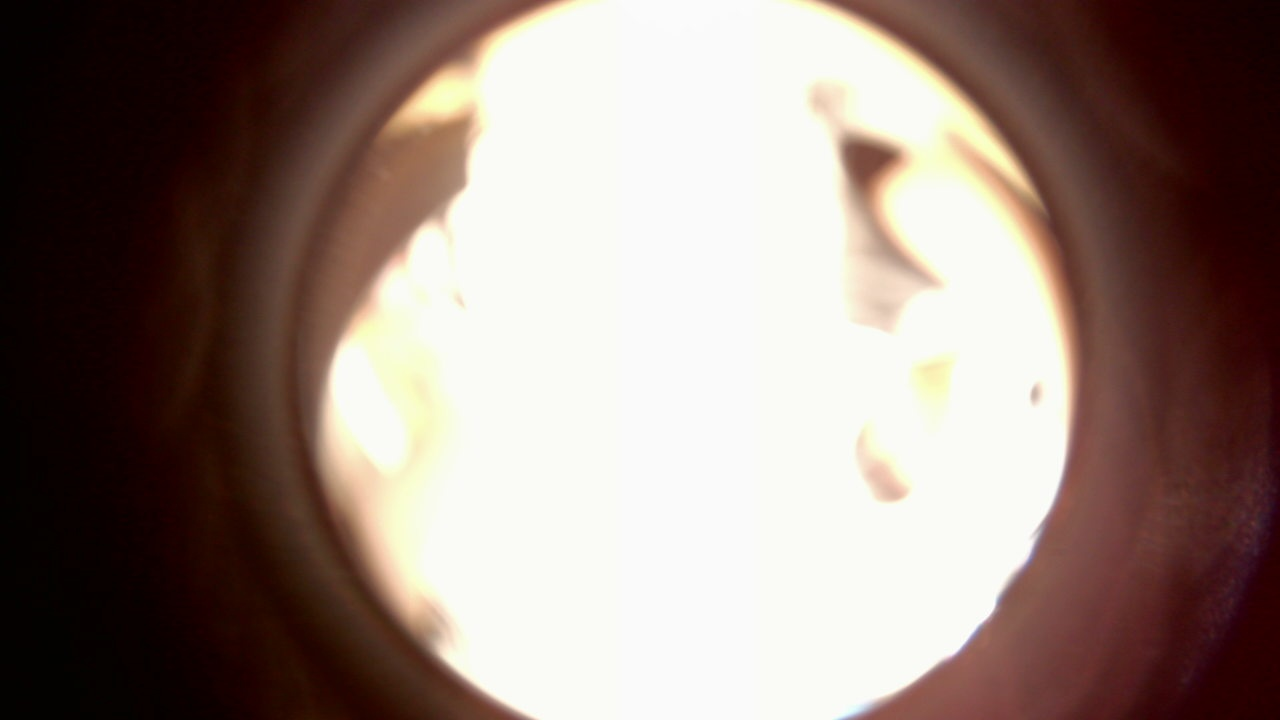
#> input picture imso2025/paste/Camera_Test/captures/capture_20250903_184325_762819.jpg, 1280 x 720 px
$ python -i sun_probe_test.py   (imports and definitions only)
#> lines starting #> are read from the running program, lines starting #| are printed output that depends on the picture; after the words box and inside, x2 and y2 are one past the last pixel; in counts of white or black regions, pixels touching at a corner belong together
#!/usr/bin/env python3
# -*- coding: utf-8 -*-

import cv2
import numpy as np
import math
import os
from datetime import datetime

# ===== 프로그램 설정값 =====
CAM_INDEX = 0            # 사용할 카메라 번호 (0 = 첫 번째 카메라)
FRAME_W, FRAME_H = 1280, 720  # 카메라 해상도 설정
OUTPUT_DIR = "./captures"     # 캡처한 이미지를 저장할 폴더

# 밝기 임계값: 이것보다 어두우면 "밝은 점이 없다"고 판단
MIN_INTENSITY = 0.25     # 0.0(완전 검은색) ~ 1.0(완전 흰색)

def find_contours_compat(binary_img):
    """
    OpenCV 버전이 달라도 똑같이 윤곽선을 찾는 함수
    - OpenCV 3.x와 4.x에서 findContours 함수의 결과가 다르기 때문
    """
    # 이진 이미지에서 윤곽선 찾기
    res = cv2.findContours(binary_img, cv2.RETR_EXTERNAL, cv2.CHAIN_APPROX_SIMPLE)

    # OpenCV 버전에 따라 결과 개수가 다름
    if len(res) == 3:     # OpenCV 3.x: (원본이미지, 윤곽선, 계층정보)
        _, contours, hierarchy = res
    else:                 # OpenCV 4.x: (윤곽선, 계층정보)
        contours, hierarchy = res
    return contours, hierarchy

# [50 lines left out: functions ensure_dir, open_camera, not called in this run]

def estimate_fisheye_circle(frame_bgr: np.ndarray):
    """
    광각/어안 카메라에서 실제 영상이 보이는 원형 영역을 찾는 함수
    - 광각 카메라는 보통 사각형 화면 안에 원형으로 영상이 나타남
    - 이 원의 중심과 반지름을 찾아서 반환

    Args:
        frame_bgr: 컬러 이미지

    Returns:
        ((중심x, 중심y), 반지름)
    """
    h, w = frame_bgr.shape[:2]  # 이미지 높이, 너비
    cx, cy = w // 2, h // 2     # 화면 중앙 좌표
    r_default = min(cx, cy)     # 기본 반지름 (화면에 맞는 최대 원)

    # 컬러 이미지를 흑백으로 변환
    gray = cv2.cvtColor(frame_bgr, cv2.COLOR_BGR2GRAY)

    # 완전히 검은 부분(값이 5 이하)을 제거하여 실제 영상 영역만 남김
    _, th = cv2.threshold(gray, 5, 255, cv2.THRESH_BINARY)

    # 흰색 영역의 윤곽선을 모두 찾기
    cnts, _ = find_contours_compat(th)

    # 윤곽선이 없으면 화면 중앙에 기본 원 반환
    if not cnts:
        return (cx, cy), r_default

    # 가장 큰 윤곽선 찾기 (보통 이게 어안 렌즈의 원형 영역)
    c = max(cnts, key=cv2.contourArea)

    # 이 윤곽선을 감싸는 가장 작은 원 구하기
    (fx, fy), fr = cv2.minEnclosingCircle(c)
    fx, fy, fr = int(fx), int(fy), int(fr)

    # 반지름이 너무 크면 기본값으로 제한
    fr = min(fr, r_default)
    return (fx, fy), fr

def make_circular_mask(h: int, w: int, center, radius: int, scale: float = 0.98) -> np.ndarray:
    """
    원형 마스크를 만드는 함수
    - 지정된 원 안쪽은 1, 바깥쪽은 0인 마스크
    - 테두리 노이즈를 피하기 위해 scale로 살짝 줄임

    Args:
        h, w: 이미지 높이, 너비
        center: 원의 중심 (x, y)
        radius: 원의 반지름
        scale: 원 크기 조절 (0.98 = 98% 크기)

    Returns:
        0과 1로 이루어진 마스크 배열
    """
    cx, cy = center
    r = int(radius * scale)  # 실제 사용할 반지름

    # 이미지의 모든 픽셀 좌표 생성
    Y, X = np.ogrid[:h, :w]

    # 각 픽셀이 원 안에 있는지 계산 (피타고라스 정리)
    mask = (X - cx) ** 2 + (Y - cy) ** 2 <= r * r

    # True/False를 1/0으로 변환
    return mask.astype(np.uint8)

def find_brightest_point(frame_bgr: np.ndarray):
    """
    이미지에서 가장 밝은 점을 찾는 핵심 함수

    Args:
        frame_bgr: 분석할 컬러 이미지

    Returns:
        - point: 가장 밝은 점의 (x, y) 좌표 (없으면 None)
        - intensity: 밝기 정도 0.0~1.0 (없으면 None)
        - info: 추가 정보 (어안 렌즈 중심, 반지름 등)
    """
    # 이미지가 비어있으면 분석 불가
    if frame_bgr is None or frame_bgr.size == 0:
        return None, None, {}

    h, w = frame_bgr.shape[:2]

    # 1단계: 어안 렌즈의 유효 영역(원) 찾기
    (cx, cy), rad = estimate_fisheye_circle(frame_bgr)

    # 2단계: 원형 마스크 만들기 (원 안쪽만 분석하기 위해)
    mask01 = make_circular_mask(h, w, (cx, cy), rad, scale=0.98)

    # 3단계: BGR을 HSV로 변환 (H=색상, S=채도, V=명도)
    hsv = cv2.cvtColor(frame_bgr, cv2.COLOR_BGR2HSV)
    V = hsv[:, :, 2].copy()  # V채널(명도)만 추출

    # 4단계: 원 바깥쪽은 모두 0(검은색)으로 만들기
    V[mask01 == 0] = 0

    # 5단계: 노이즈 줄이기 (7x7 가우시안 블러)
    V_blur = cv2.GaussianBlur(V, (7, 7), 0)

    # 6단계: 가장 밝은 점 찾기
    minVal, maxVal, minLoc, maxLoc = cv2.minMaxLoc(V_blur)
    # minVal, maxVal: 최소값, 최대값 (0~255)
    # minLoc, maxLoc: 최소값 위치, 최대값 위치

    # 7단계: 밝기를 0.0~1.0 범위로 변환
    intensity = float(maxVal) / 255.0

    # 8단계: 너무 어두우면 "없음"으로 처리
    if intensity < MIN_INTENSITY:
        return None, None, {"center": (cx, cy), "radius": rad}

    # 가장 밝은 점의 좌표와 밝기 반환
    return maxLoc, intensity, {"center": (cx, cy), "radius": rad}

# [117 lines left out: functions annotate_result, main, not called in this run]

# 프로그램 시작점
# [2 lines not run here, left out]

>>> import cv2
>>> picture = cv2.imread('captures/capture_20250903_184325_762819.jpg')
#> picture is the input picture: shape (720, 1280, 3); mean B, G, R 124.2, 131.3, 148
>>> result = find_brightest_point(picture)
#> in estimate_fisheye_circle, `gray = cv2.cvtColor(frame_bgr, cv2.COLOR_BGR2GRAY)`:
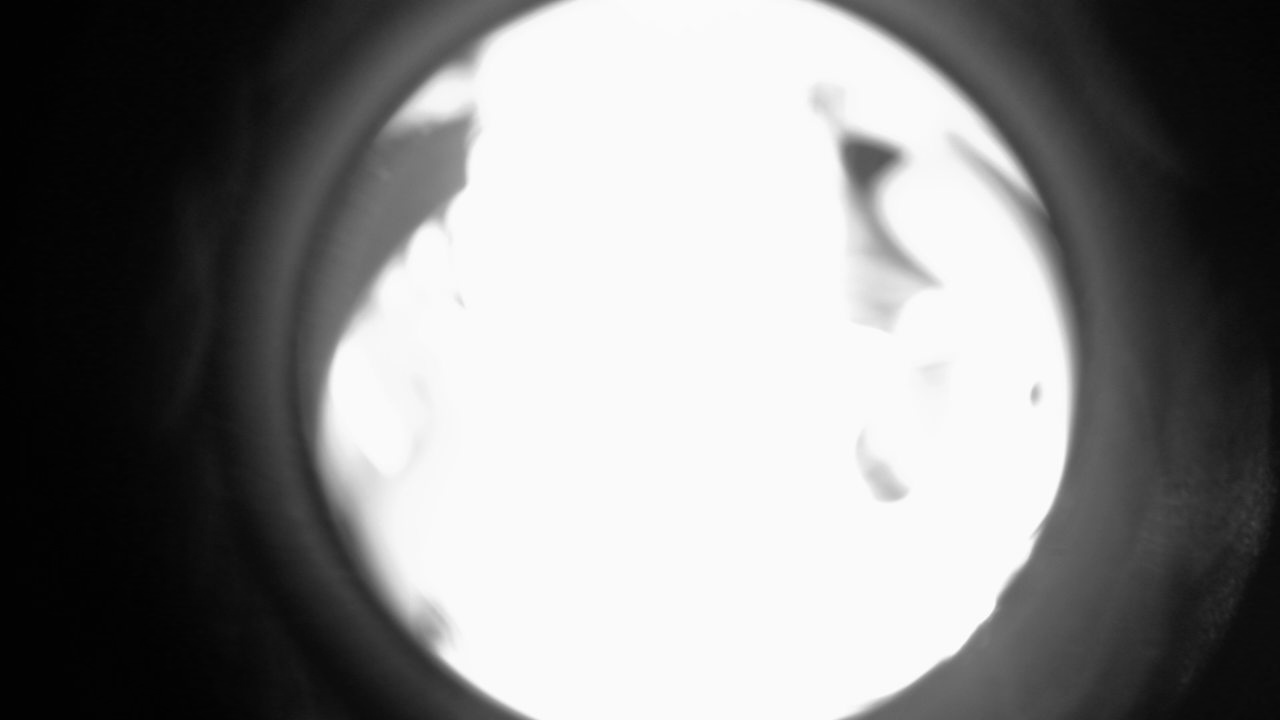
#> gray: shape (720, 1280); min 1, max 254, mean 135.5
#> in estimate_fisheye_circle, `_, th = cv2.threshold(gray, 5, 255, cv2.THRESH_BINARY)`:
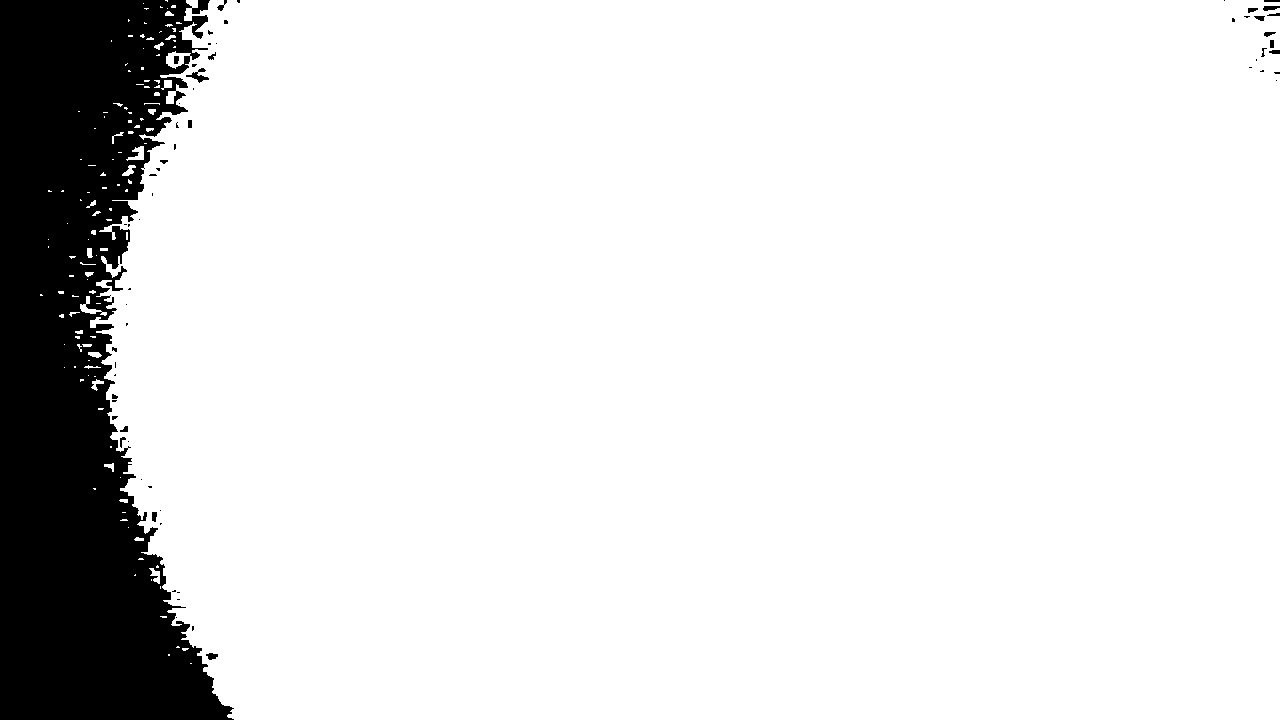
#> th: shape (720, 1280); 88.4% white; 63 black regions (42 under 20 px)
#> in find_contours_compat, `res = cv2.findContours(binary_img, cv2.RETR_EXTERNAL, cv2.CHAIN_APPROX..`: res = 127 contours, 112 with area under 20; largest, box (x1, y1, x2, y2) and area: (90, 0, 1280, 720) 810778, (80, 296, 107, 316) 111, (126, 146, 144, 161) 103, (149, 568, 160, 584) 66, (122, 165, 136, 176) 58
#> in find_contours_compat, `contours, hierarchy = res`: contours has the same summary as res
#> in estimate_fisheye_circle, `cnts, _ = find_contours_compat(th)`: cnts has the same summary as res in find_contours_compat
#> in estimate_fisheye_circle, `c = max(cnts, key=cv2.contourArea)`: c = contour of 1038 points, box (x1, y1, x2, y2) (90, 0, 1280, 720), area 810778
#> in estimate_fisheye_circle, `(fx, fy), fr = cv2.minEnclosingCircle(c)`: fx = 732.5; fy = 359.5; fr = 654.1
#> in estimate_fisheye_circle, `fx, fy, fr = int(fx), int(fy), int(fr)`: fx = 732; fy = 359; fr = 654
#> in estimate_fisheye_circle, `fr = min(fr, r_default)`: fr = 360
#> in find_brightest_point, `(cx, cy), rad = estimate_fisheye_circle(frame_bgr)`: cx = 732; cy = 359; rad = 360
#> in make_circular_mask, `r = int(radius * scale)`: r = 352
#> in make_circular_mask, `mask = (X - cx) ** 2 + (Y - cy) ** 2 <= r * r`: mask: shape (720, 1280) bool; 42.2% white; 1 white region, box (x1, y1, x2, y2) and area: (380, 7, 1085, 712) 389201
#> in find_brightest_point, `hsv = cv2.cvtColor(frame_bgr, cv2.COLOR_BGR2HSV)`: hsv: shape (720, 1280, 3); mean H, S, V 22.1, 109.5, 148.4
#> in find_brightest_point, `V = hsv[:, :, 2].copy()`:
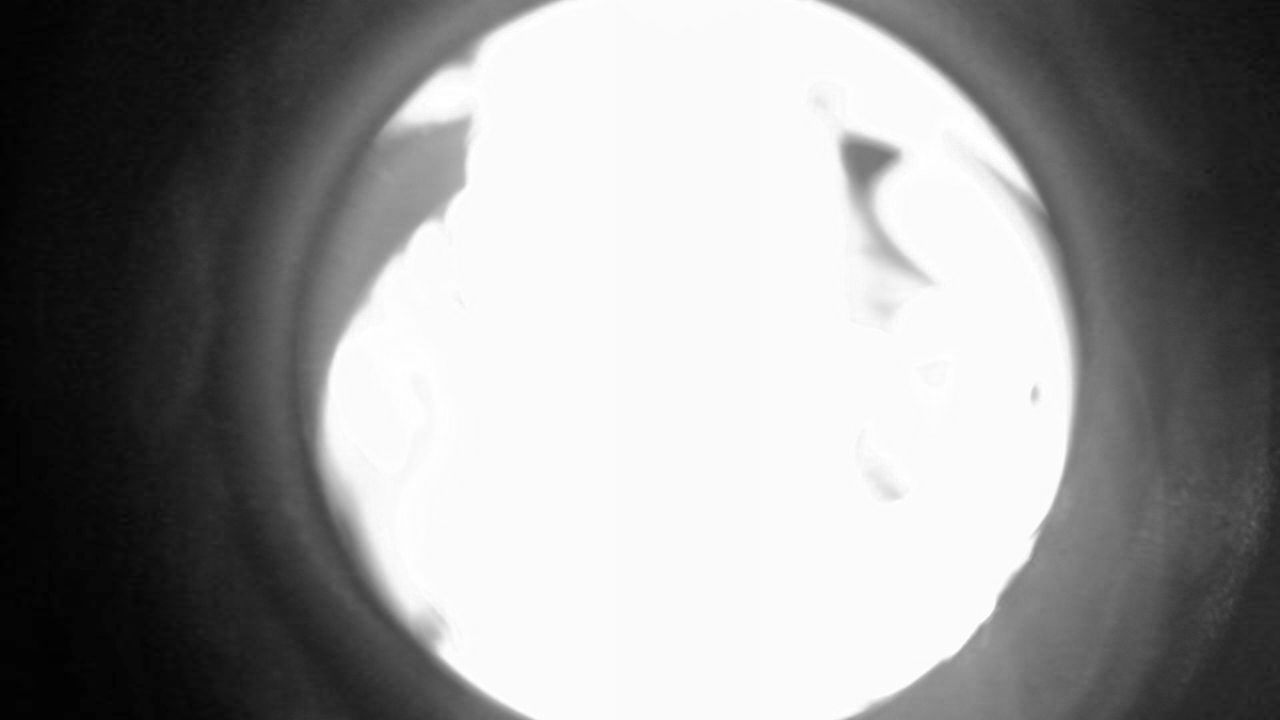
#> V: shape (720, 1280); min 2, max 255, mean 148.4
#> in find_brightest_point, `V_blur = cv2.GaussianBlur(V, (7, 7), 0)`:
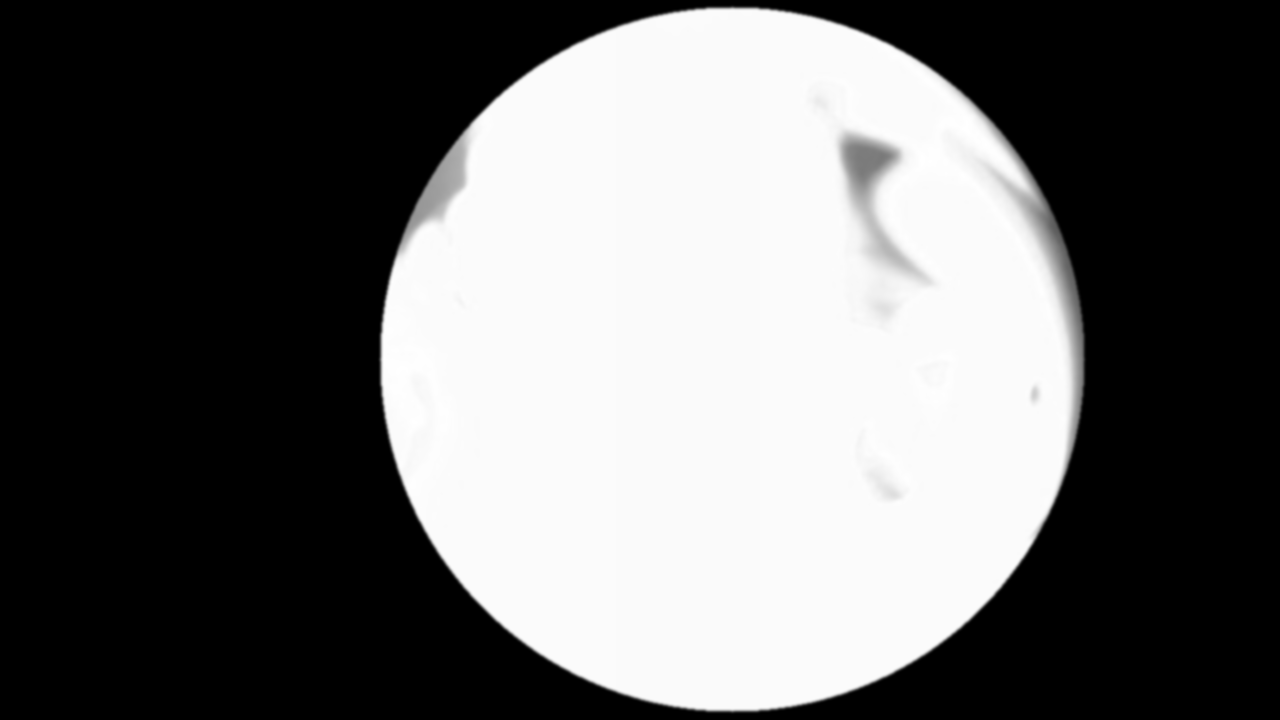
#> V_blur: shape (720, 1280); min 0, max 255, mean 104.4
#> in find_brightest_point, `minVal, maxVal, minLoc, maxLoc = cv2.minMaxLoc(V_blur)`: minVal = 0; maxVal = 255; minLoc = (0, 0); maxLoc = (966, 120)
#> in find_brightest_point, `intensity = float(maxVal) / 255.0`: intensity = 1
